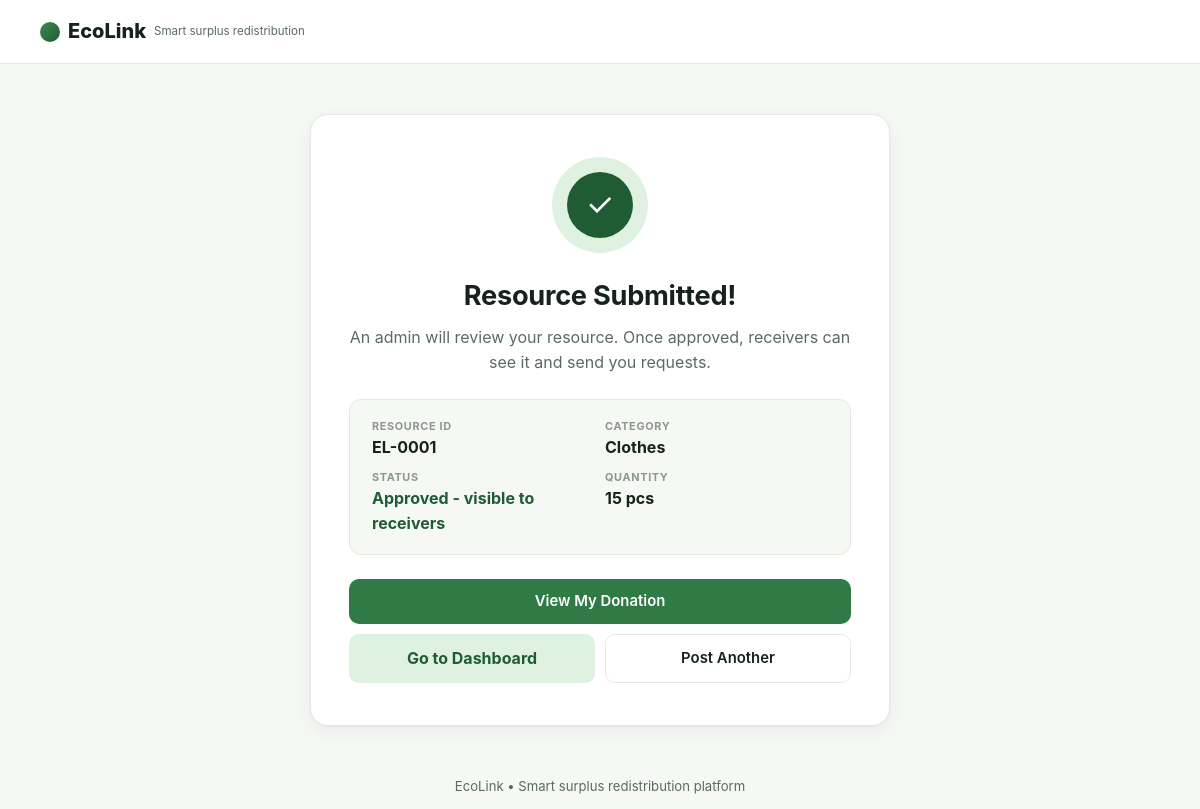
Screenshot of /donor/resource_posted.php?donation_id=1 (signed in) with the database file from the repository.
### tables this page shows
CREATE TABLE IF NOT EXISTS donations (
    donation_id         INT AUTO_INCREMENT PRIMARY KEY,
    donor_id            INT NOT NULL,
    category_id         INT NOT NULL,
    title               VARCHAR(200) NOT NULL,
    description         TEXT NULL,
    quantity            INT NOT NULL DEFAULT 1,
    unit                VARCHAR(30) NOT NULL DEFAULT 'pcs',
    condition_grade     ENUM('new','like_new','good','fair') NOT NULL DEFAULT 'good',
    pickup_address      VARCHAR(255) NOT NULL,
    latitude            DOUBLE NULL,
    longitude           DOUBLE NULL,
    expiry_datetime     DATETIME NULL,
    image_path          VARCHAR(255) NULL,
    status              ENUM('pending_approval','available','matched','accepted','pickup','delivered','completed','cancelled','rejected')
                        NOT NULL DEFAULT 'pending_approval',
    matched_receiver_id INT NULL,
    matched_score       DECIMAL(6,2) NULL,
    approved_by         INT NULL,
    approved_at         DATETIME NULL,
    rejection_reason    VARCHAR(255) NULL,
    created_at          TIMESTAMP NOT NULL DEFAULT CURRENT_TIMESTAMP,
    updated_at          TIMESTAMP NOT NULL DEFAULT CURRENT_TIMESTAMP ON UPDATE CURRENT_TIMESTAMP,
    INDEX idx_don_status (status),
    INDEX idx_don_donor (donor_id),
    INDEX idx_don_receiver (matched_receiver_id),
    INDEX idx_don_cat (category_id),
    CONSTRAINT fk_don_donor FOREIGN KEY (donor_id) REFERENCES users(user_id) ON DELETE CASCADE,
    CONSTRAINT fk_don_cat   FOREIGN KEY (category_id) REFERENCES resource_categories(category_id)
);

CREATE TABLE IF NOT EXISTS resource_categories (
    category_id     INT AUTO_INCREMENT PRIMARY KEY,
    name            VARCHAR(60) NOT NULL,
    weight_urgency  DECIMAL(4,2) NOT NULL DEFAULT 0.25,
    weight_distance DECIMAL(4,2) NOT NULL DEFAULT 0.25,
    weight_demand   DECIMAL(4,2) NOT NULL DEFAULT 0.30,
    weight_capacity DECIMAL(4,2) NOT NULL DEFAULT 0.20,
    UNIQUE KEY uq_cat_name (name)
);

### config/app.php (called while the page is built, shortened)
<?php
function e(string $str): string {
    return htmlspecialchars($str, ENT_QUOTES, 'UTF-8');
}

### donor/resource_posted.php (the view, shortened to what this page needs)
<?php
require_once __DIR__ . '/../config/app.php';
$db = getDB();
$donationId = (int)($_GET['donation_id'] ?? 0);
$stmt = $db->prepare(
    "SELECT d.*, c.name AS category_name FROM donations d
     JOIN resource_categories c ON c.category_id = d.category_id
     WHERE d.donation_id = ? AND d.donor_id = ?"
);
$stmt->execute([$donationId, currentUserId()]);
$donation = $stmt->fetch();
$statusLabels = [
    'pending_approval' => 'Pending admin approval',
    'rejected'  => 'Rejected by admin',
    'available' => 'Approved - visible to receivers',
    'matched'   => 'Matched with a receiver',
    'accepted'  => 'Accepted by receiver',
];
?>
<!DOCTYPE html>
<html lang="en">
<head>
<link rel="stylesheet" href="<?= BASE_URL ?>/assets/css/style.css">
</head>
<body>
<header class="site-header">
    <div class="container header-inner">
        <a class="brand" href="<?= BASE_URL ?>/index.php"><span class="brand-dot"></span> EcoLink
            <small style="display:block; font-weight:400; font-size:0.72rem; color:var(--ink-soft);">Smart surplus redistribution</small>
        </a>
    </div>
</header>
<div class="status-card">
    <div class="status-icon"><span class="inner">✓</span></div>
    <h1>Resource Submitted!</h1>
    <p>An admin will review your resource. Once approved, receivers can see it and send you requests.</p>
    <div class="status-detail">
        <div>
            <div class="k">Resource ID</div>
            <div class="v">EL-<?= str_pad((string)$donation['donation_id'], 4, '0', STR_PAD_LEFT) ?></div>
        </div>
        <div>
            <div class="k">Category</div>
            <div class="v"><?= e($donation['category_name']) ?></div>
        </div>
        <div>
            <div class="k">Status</div>
            <div class="v" style="color:var(--forest-2);"><?= e($statusLabels[$donation['status']] ?? ucfirst($donation['status'])) ?></div>
        </div>
        <div>
            <div class="k">Quantity</div>
            <div class="v"><?= (int)$donation['quantity'] ?> <?= e($donation['unit']) ?></div>
        </div>
    </div>
    <div class="status-actions">
        <a class="btn-accent" href="<?= BASE_URL ?>/donor/my_donations.php">View My Donation</a>
        <div class="row">
            <a class="btn-soft" href="<?= BASE_URL ?>/donor/dashboard.php">Go to Dashboard</a>
            <a class="btn-secondary" href="<?= BASE_URL ?>/donor/upload_resource.php">Post Another</a>
        </div>
    </div>
</div>
<p class="auth-footnote">EcoLink • Smart surplus redistribution platform</p>
</body>
</html>

### assets/css/style.css (style rules this page uses)
:root { --ink: #16221c; --ink-soft: #5b6b60; --line: #e4e9e2; --bg: #f6f8f5; --card: #ffffff; --mint: #e6f3e8; --mint-line: #cfe8d2; --forest: #14361f; --forest-2: #1f5c33; --green: #2f7a45; --green-light: #dff2e2; --amber-bg: #fdf1d8; --amber-text: #92650b; --blue-bg: #e2edfb; --blue-text: #1f5aa8; --purple-bg: #f0e6fb; --purple-text: #6b3fa0; --teal-bg: #dcf3ee; --teal-text: #147865; --gray-bg: #eef1ee; --gray-text: #5b6b60; --red-bg: #fbe3e1; --red-text: #a13327; --radius: 14px; --radius-sm: 10px; --shadow: 0 1px 2px rgba(20,30,20,0.04), 0 6px 20px rgba(20,30,20,0.05); }
* { box-sizing: border-box; }
body { margin: 0; font-family: -apple-system, BlinkMacSystemFont, 'Segoe UI', Inter, Roboto, Arial, sans-serif; color: var(--ink); background: var(--bg); line-height: 1.55; -webkit-font-smoothing: antialiased; }
.container { max-width: 1160px; margin: 0 auto; padding: 0 20px; }
a { color: var(--forest-2); text-decoration: none; }
h1, h2, h3 { color: var(--ink); letter-spacing: -0.01em; }
.brand { display: inline-flex; align-items: center; gap: 8px; font-size: 1.25rem; font-weight: 800; color: var(--ink); }
.brand-dot { width: 20px; height: 20px; border-radius: 50%; background: linear-gradient(135deg,#3d8a52,#1f5c33); display: inline-block; }
.site-header { background: var(--card); border-bottom: 1px solid var(--line); }
.header-inner { display: flex; justify-content: space-between; align-items: center; padding: 16px 20px; }
.btn-primary, .btn-secondary, .btn-small, .btn-accent { display: inline-flex; align-items: center; justify-content: center; gap: 6px; border: none; padding: 11px 20px; border-radius: 10px; font-weight: 600; cursor: pointer; font-size: 0.93rem; font-family: inherit; }
.btn-secondary { background: #fff; color: var(--ink); border: 1px solid var(--line); }
.btn-accent { background: var(--green); color: #fff; }
.auth-footnote { text-align: center; color: var(--ink-soft); font-size: 0.82rem; margin-top: 26px; }
.status-card { max-width: 580px; margin: 50px auto; background: var(--card); border: 1px solid var(--line); border-radius: 18px; box-shadow: var(--shadow); padding: 42px 38px; text-align: center; }
.status-icon { width: 96px; height: 96px; border-radius: 50%; background: var(--green-light); display: flex; align-items: center; justify-content: center; margin: 0 auto 22px; }
.status-icon .inner { width: 66px; height: 66px; border-radius: 50%; background: var(--forest-2); color: #fff; display: flex; align-items: center; justify-content: center; font-size: 2rem; }
.status-card h1 { font-size: 1.7rem; margin: 0 0 8px; }
.status-card > p { color: var(--ink-soft); margin: 0 0 24px; }
.status-detail { background: var(--bg); border: 1px solid var(--line); border-radius: 12px; padding: 18px 22px; display: grid; grid-template-columns: 1fr 1fr; gap: 10px; text-align: left; margin-bottom: 24px; }
.status-detail .k { text-transform: uppercase; font-size: 0.68rem; letter-spacing: 0.06em; color: #8a988f; font-weight: 700; }
.status-detail .v { font-weight: 700; }
.status-actions { display: flex; flex-direction: column; gap: 10px; }
.status-actions .row { display: grid; grid-template-columns: 1fr 1fr; gap: 10px; }
.btn-soft { background: var(--green-light); color: var(--forest-2); border: none; padding: 12px; border-radius: 10px; font-weight: 700; text-align: center; display: block; }

### rows the page displays
donations: donation_id "0001", category.name "Clothes", status "Approved - visible to receivers", quantity "15", unit "pcs"
